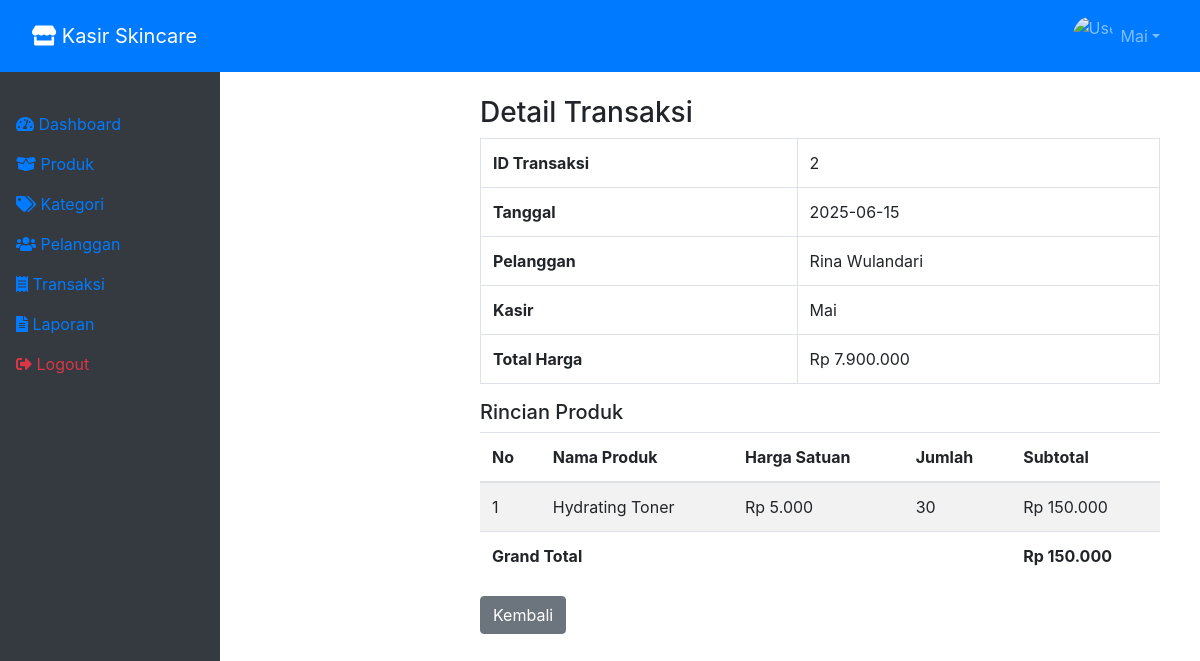
Page /detail_transaksi.php?id=2 (signed in) on the committed database.
### tables this page shows
CREATE TABLE `users` (
  `id_user` int(11) NOT NULL,
  `username` varchar(50) NOT NULL,
  `password` varchar(255) NOT NULL,
  `role` enum('admin','kasir') DEFAULT 'kasir'
);

CREATE TABLE `transaksi` (
  `id_transaksi` int(11) NOT NULL,
  `tanggal` date NOT NULL,
  `id_user` int(11) NOT NULL,
  `id_pelanggan` int(11) DEFAULT NULL,
  `total_harga` decimal(10,2) NOT NULL
);

CREATE TABLE `pelanggan` (
  `id_pelanggan` int(11) NOT NULL,
  `nama` varchar(100) NOT NULL,
  `no_hp` varchar(15) DEFAULT NULL,
  `alamat` text NOT NULL
);

CREATE TABLE `detail_transaksi` (
  `id_detail` int(11) NOT NULL,
  `id_transaksi` int(11) NOT NULL,
  `id_produk` int(11) NOT NULL,
  `jumlah` int(11) NOT NULL,
  `harga` decimal(10,2) NOT NULL
);

CREATE TABLE `produk` (
  `id_produk` int(11) NOT NULL,
  `nama_produk` varchar(100) NOT NULL,
  `id_kategori` int(11) NOT NULL,
  `harga` decimal(10,2) NOT NULL,
  `stok` int(11) NOT NULL,
  `tanggal_exp` date NOT NULL
);

### detail_transaksi.php (the view, shortened to what this page needs)
<?php
include 'partials/header.php';
$id = $_GET['id'];
$transaksi = mysqli_query($conn, "
    SELECT t.*, u.username, p.nama
    FROM transaksi t
    JOIN users u ON t.id_user = u.id_user
    LEFT JOIN pelanggan p ON t.id_pelanggan = p.id_pelanggan
    WHERE t.id_transaksi = '$id'
");
$data = mysqli_fetch_assoc($transaksi);
$detail = mysqli_query($conn, "
    SELECT dt.*, pr.nama_produk
    FROM detail_transaksi dt
    JOIN produk pr ON dt.id_produk = pr.id_produk
    WHERE dt.id_transaksi = '$id'
");
?>
<div class="main">
    <h3>Detail Transaksi</h3>
    <table class="table table-bordered">
        <tr>
            <th>ID Transaksi</th>
            <td><?= $data['id_transaksi'] ?></td>
        </tr>
        <tr>
            <th>Tanggal</th>
            <td><?= $data['tanggal'] ?></td>
        </tr>
        <tr>
            <th>Pelanggan</th>
            <td><?= $data['nama'] ?? '-' ?></td>
        </tr>
        <tr>
            <th>Kasir</th>
            <td><?= $data['username'] ?></td>
        </tr>
        <tr>
            <th>Total Harga</th>
            <td>Rp <?= number_format($data['total_harga'], 0, ',', '.') ?></td>
        </tr>
    </table>
    <h5>Rincian Produk</h5>
    <table class="table table-striped">
        <thead>
            <tr>
                <th>No</th>
                <th>Nama Produk</th>
                <th>Harga Satuan</th>
                <th>Jumlah</th>
                <th>Subtotal</th>
            </tr>
        </thead>
        <tbody>
            <?php
            $no = 1;
            $grand_total = 0;
            while ($d = mysqli_fetch_assoc($detail)) :
                $subtotal = $d['jumlah'] * $d['harga'];
                $grand_total += $subtotal;
            ?>
                <tr>
                    <td><?= $no++ ?></td>
                    <td><?= $d['nama_produk'] ?></td>
                    <td>Rp <?= number_format($d['harga'], 0, ',', '.') ?></td>
                    <td><?= $d['jumlah'] ?></td>
                    <td>Rp <?= number_format($subtotal, 0, ',', '.') ?></td>
                </tr>
            <?php endwhile; ?>
        </tbody>
        <tfoot>
            <tr>
                <th colspan="4">Grand Total</th>
                <th>Rp <?= number_format($grand_total, 0, ',', '.') ?></th>
            </tr>
        </tfoot>
    </table>
    <a href="transaksi.php" class="btn btn-secondary">Kembali</a>
</div>

### partials/navbar.php (shortened to what this page needs)
<?php
include 'koneksi.php';
$id_user = $_SESSION['id_user'] ?? null;
$user = 'User';
$foto = 'profil/default.png';
if ($id_user) {
    $query = mysqli_query($conn, "SELECT * FROM users WHERE id_user = $id_user");
    if ($row = mysqli_fetch_assoc($query)) {
        $user = $row['username'];
    }
}
?>
<link rel="stylesheet" href="https://cdn.jsdelivr.net/npm/bootstrap@4.6.2/dist/css/bootstrap.min.css">
<link rel="stylesheet" href="https://cdnjs.cloudflare.com/ajax/libs/font-awesome/5.15.4/css/all.min.css">
<link rel="stylesheet" href="assets/css/bootstrap.min.css">
<nav class="navbar navbar-expand-lg navbar-dark bg-primary fixed-top">
  <a class="navbar-brand ml-3" href="dashboard.php"><i class="fas fa-store"></i> Kasir Skincare</a>
  <div class="collapse navbar-collapse justify-content-end mr-3" id="navbarNav">
    <ul class="navbar-nav">
      <li class="nav-item dropdown">
        <a class="nav-link dropdown-toggle d-flex align-items-center" href="#" id="navbarDropdown" role="button" data-toggle="dropdown" aria-haspopup="true" aria-expanded="false">
          <img src="<?= $foto ?>" width="40" height="40" class="rounded-circle mr-2" alt="User">
          <span><?= htmlspecialchars($user) ?></span>
        </a>
      </li>
    </ul>
  </div>
</nav>

### partials/header.php (style rules this page uses)
body { padding-top: 56px; }
.main { margin-left: 220px; padding: 20px; }

### rows in the picture
users: username "Mai"
transaksi: id_transaksi "2", tanggal "2025-06-15", id_pelanggan.nama "Rina Wulandari", id_user.username "Mai", total_harga "7.900.000"
detail_transaksi: id_produk.nama_produk "Hydrating Toner", harga "5.000", jumlah "30", subtotal "150.000"

### other values in the picture
$grand_total "150.000"
